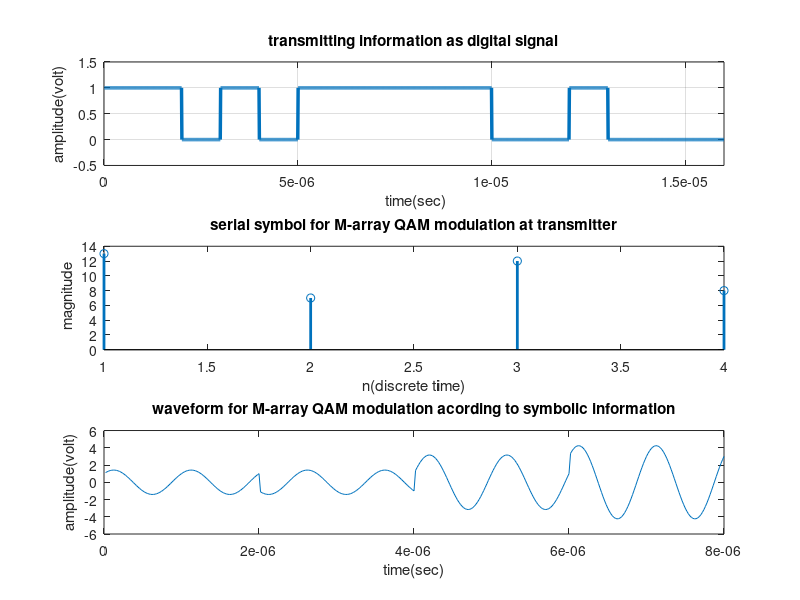
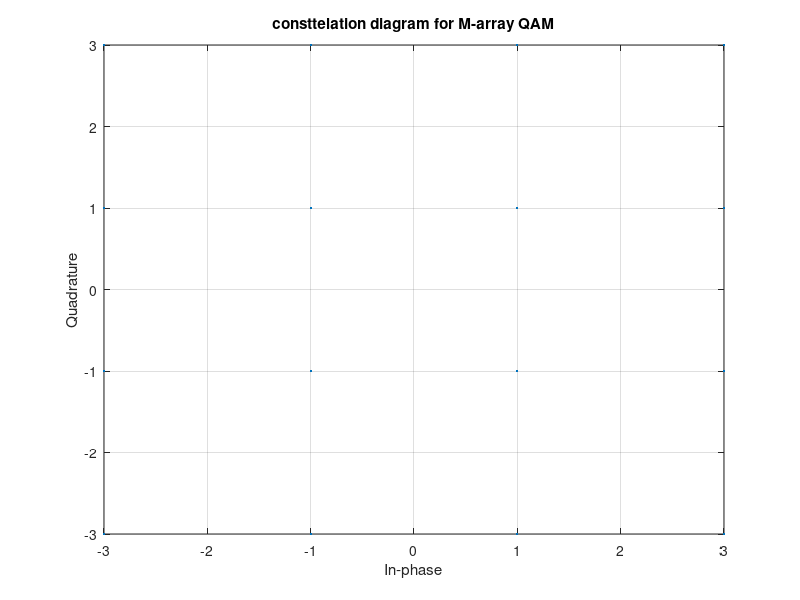
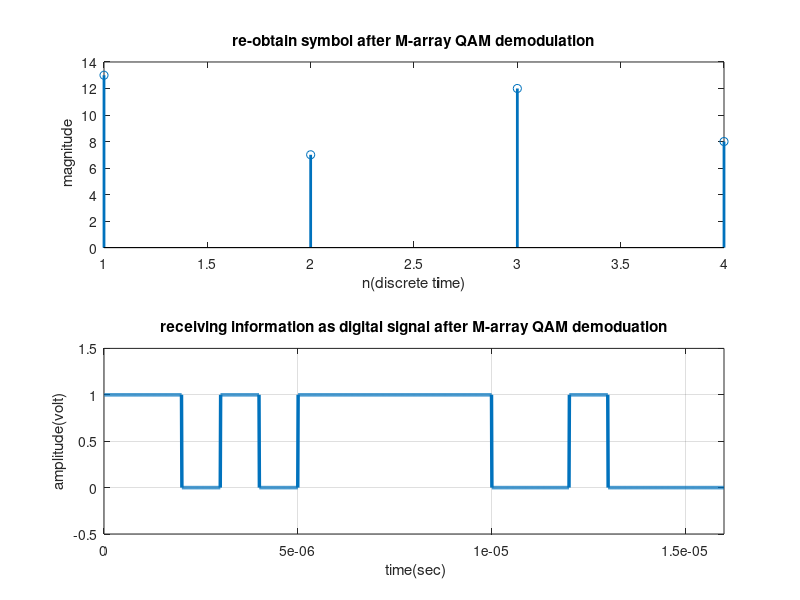

MATLAB code for these plots, in order:
%>>>>>>>>>>>>>>>>>> Matlab code for M ary-QAM modulation >>>>>>>>>>>>>>>>>%

clc;
clear all;
close all;

M=16;
%M=input(' enter the value of M array for QAM modulation : ');
fprintf('\n\n\n');
%XXXXXXXXXXXXXXXXXXXXXXXXXXX input  chaking loop XXXXXXXXXXXXXXXXXXXXXXXXXX
Ld=log2(M);
ds=ceil(Ld);
dif=ds-Ld;
if(dif~=0)
   error('the value of M is only acceptable if log2(M)is an integer');
end


%XXXXXXXXXXXXXXXXXXX binary Information Generation XXXXXXXXXXXXXXXXXXXXXXXX
nbit=16;                                        %number of information bits
msg=round(rand(nbit,1));            % information generation as binary form
disp(' binary information at transmitter ');
disp(msg);
fprintf('\n\n');





%XX representation of transmitting binary information as digital signal XXX
x=msg;
bp=.000001;                                                    % bit period
bit=[]; 
for n=1:1:length(x)
    if x(n)==1;
       se=ones(1,100);
    else x(n)==0;
        se=zeros(1,100);
    end
     bit=[bit se];

end
t1=bp/100:bp/100:100*length(x)*(bp/100);
figure(1)
subplot(3,1,1);
plot(t1,bit,'lineWidth',2.5);grid on;
axis([ 0 bp*length(x) -.5 1.5]);
ylabel('amplitude(volt)');
xlabel(' time(sec)');
title('transmitting information as digital signal');






% binary information convert into symbolic form for M-array QAM modulation
M=M;                                             % order of QAM modulation
msg_reshape=reshape(msg,log2(M),nbit/log2(M))';
disp(' information are reshaped for convert symbolic form');
disp(msg_reshape);
fprintf('\n\n');

size(msg_reshape);
for(j=1:1:nbit/log2(M))
   for(i=1:1:log2(M))
       a(j,i)=num2str(msg_reshape(j,i));
   end
end


as=bin2dec(a);
ass=as';
figure(1)
subplot(3,1,2);
stem(ass,'Linewidth',2.0);
title('serial symbol for M-array QAM modulation at transmitter');
xlabel('n(discrete time)');
ylabel(' magnitude');


disp('symbolic form information for M-array QAM ');
disp(ass);
fprintf('\n\n');





%XXXXXXXXXXXXXX Mapping for M-array QAM modulation XXXXXXXXXXXXXXXXXXXXXXXX
M=M;                                               %order of QAM modulation
x1=[0:M-1];
p=qammod(ass,M)     %constalation design for M-array QAM acording to symbol
sym=0:1:M-1;     % considerable symbol of M-array QAM, just for scatterplot
pp=qammod(sym,M);                     %constalation diagram for M-array QAM         
scatterplot(pp),grid on;
title('consttelation diagram for M-array QAM');





%XXXXXXXXXXXXXXXXXXXXXX  M-array QAM modulation XXXXXXXXXXXXXXXXXXXXXXXXXXX
RR=real(p)
II=imag(p)
sp=bp*2;                                     %symbol period for M-array QAM
sr=1/sp;                                                      % symbol rate
f=sr*2;
t=sp/100:sp/100:sp;
ss=length(t);
m=[];
for(k=1:1:length(RR))
    yr=RR(k)*cos(2*pi*f*t);                     % inphase or real component
    yim=II(k)*sin(2*pi*f*t);            % Quadrature or imagenary component 
    y=yr+yim;
    m=[m y];
end
tt=sp/100:sp/100:sp*length(RR);
figure(1);
subplot(3,1,3);
plot(tt,m);
title('waveform for M-array QAM modulation acording to symbolic information');
xlabel('time(sec)');
ylabel('amplitude(volt)');




%XXXXXXXXXXXXXXXXXXXX M-array QAM demodulation XXXXXXXXXXXXXXXXXXXXXXXXXXXX
m1=[];
m2=[];
for n=ss:ss:length(m)
  t=sp/100:sp/100:sp;
  y1=cos(2*pi*f*t);                                     % inphase component
  y2=sin(2*pi*f*t);                                  % quadrature component
  mm1=y1.*m((n-(ss-1)):n);                                    
  mm2=y2.*m((n-(ss-1)):n);                                    
  z1=trapz(t,mm1)                                             % integration
  z2=trapz(t,mm2)                                             % integration
  zz1=round(2*z1/sp)
  zz2=round(2*z2/sp)
  m1=[m1 zz1]
  m2=[m2 zz2]
end



%XXXXXXXXXXXXXXXXXXX de-mapping for M-array QAM modulation XXXXXXXXXXXXXXXX
clear i;
clear j;
for (k=1:1:length(m1))  
gt(k)=m1(k)+j*m2(k);
end
gt

ax=qamdemod(gt,M);
figure(3);
subplot(2,1,1);
stem(ax,'linewidth',2);
title(' re-obtain symbol after M-array QAM demodulation ');
xlabel('n(discrete time)');
ylabel(' magnitude');

disp('re-obtain symbol after M-array QAM demodulation ');
disp(ax);
fprintf('\n\n');


bi_in=dec2bin(ax);
[row col]=size(bi_in);
p=1;
 for(i=1:1:row)
     for(j=1:1:col)
         re_bi_in(p)=str2num(bi_in(i,j));
         p=p+1;
     end
 end 
disp('re-obtain binary information after M-array QAM demodulation');
disp(re_bi_in')
fprintf('\n\n');




%XX representation of receiving binary information as digital signal XXXXXX
x=re_bi_in;
bp=.000001;                                                    % bit period
bit=[]; 
for n=1:1:length(x)
    if x(n)==1;
       se=ones(1,100);
    else x(n)==0;
        se=zeros(1,100);
    end
     bit=[bit se];

end
t1=bp/100:bp/100:100*length(x)*(bp/100);
figure(3)
subplot(2,1,2);
plot(t1,bit,'lineWidth',2.5);grid on;
axis([ 0 bp*length(x) -.5 1.5]);
ylabel('amplitude(volt)');
xlabel(' time(sec)');
title('receiving information as digital signal after M-array QAM demoduation');


%>>>>>>>>>>>>>>>>>>>>>>>>>>>>>>>>> end of program <<<<<<<<<<<<<<<<<<<<<<<<<